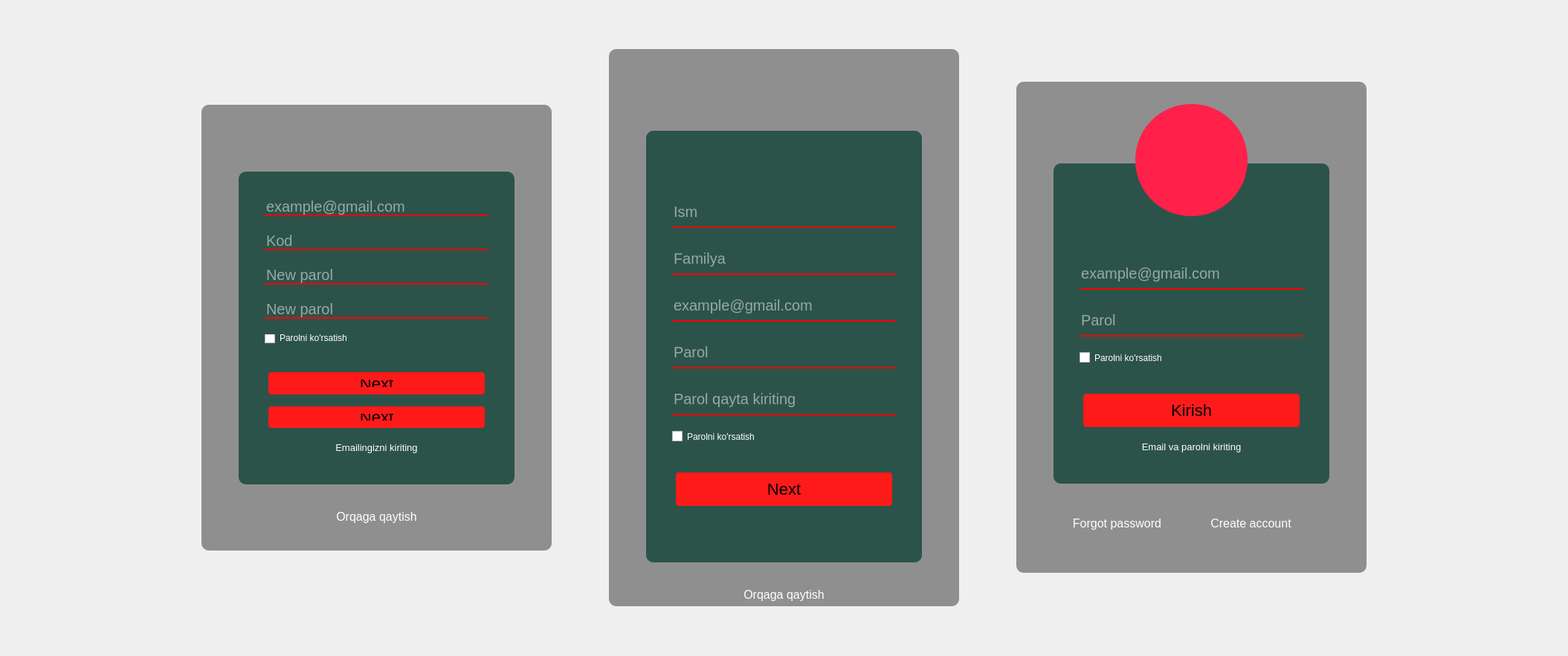
<?xml version="1.0" encoding="UTF-8"?>
<ui version="4.0">
 <class>MainWindow</class>
 <widget class="QMainWindow" name="MainWindow">
  <property name="geometry">
   <rect>
    <x>0</x>
    <y>0</y>
    <width>2109</width>
    <height>883</height>
   </rect>
  </property>
  <property name="windowTitle">
   <string>Sign In</string>
  </property>
  <property name="windowIcon">
   <iconset resource="img.qrc">
    <normaloff>:/new/prefix1/Img/icons8-school.png</normaloff>:/new/prefix1/Img/icons8-school.png</iconset>
  </property>
  <property name="styleSheet">
   <string notr="true">#MainWindow{
	background-image:url(:/new/prefix1/Img/background.png);
	background-repeat: no-repeat;
 	 background-position: top right;
}</string>
  </property>
  <widget class="QWidget" name="centralwidget">
   <layout class="QGridLayout" name="gridLayout">
    <property name="leftMargin">
     <number>200</number>
    </property>
    <property name="topMargin">
     <number>30</number>
    </property>
    <property name="rightMargin">
     <number>200</number>
    </property>
    <property name="bottomMargin">
     <number>30</number>
    </property>
    <item row="0" column="2">
     <widget class="QFrame" name="frame_2">
      <property name="minimumSize">
       <size>
        <width>471</width>
        <height>661</height>
       </size>
      </property>
      <property name="maximumSize">
       <size>
        <width>471</width>
        <height>661</height>
       </size>
      </property>
      <property name="styleSheet">
       <string notr="true">#frame_2{
border-radius:10px ;
background-color: rgba(0,0,0,0.4);
}</string>
      </property>
      <property name="frameShape">
       <enum>QFrame::StyledPanel</enum>
      </property>
      <property name="frameShadow">
       <enum>QFrame::Raised</enum>
      </property>
      <widget class="QFrame" name="frame">
       <property name="geometry">
        <rect>
         <x>50</x>
         <y>110</y>
         <width>371</width>
         <height>431</height>
        </rect>
       </property>
       <property name="styleSheet">
        <string notr="true">#frame{
    border-radius:10px ;
	background-color: rgba(1, 57, 44, 0.7);
} </string>
       </property>
       <property name="frameShape">
        <enum>QFrame::StyledPanel</enum>
       </property>
       <property name="frameShadow">
        <enum>QFrame::Raised</enum>
       </property>
       <layout class="QGridLayout" name="gridLayout_2">
        <property name="leftMargin">
         <number>35</number>
        </property>
        <property name="topMargin">
         <number>35</number>
        </property>
        <property name="rightMargin">
         <number>35</number>
        </property>
        <property name="bottomMargin">
         <number>35</number>
        </property>
        <item row="2" column="0">
         <widget class="QLineEdit" name="password">
          <property name="styleSheet">
           <string notr="true">height:40px;
color: #fff;
font-size:20px;
margin-bottom:15px;
background-color: rgba(1, 57, 44, 0);
border:none;
border-bottom: 2px solid red;</string>
          </property>
          <property name="echoMode">
           <enum>QLineEdit::Password</enum>
          </property>
          <property name="placeholderText">
           <string>Parol</string>
          </property>
         </widget>
        </item>
        <item row="4" column="0">
         <widget class="QPushButton" name="kirish">
          <property name="cursor">
           <cursorShape>PointingHandCursor</cursorShape>
          </property>
          <property name="styleSheet">
           <string notr="true">.QPushButton {
  border-radius: 4px;
  background-color: #ff1a1a;
  border: none;
  color: #000;
  text-align: center;
  font-size: 22px;
  padding: 10px;
  margin: 5px;
}
.QPushButton:hover{
  border-radius: 5px;
  background-color: #e6005c;
  margin: 3px;
  color:#FFF;
}</string>
          </property>
          <property name="text">
           <string>Kirish</string>
          </property>
         </widget>
        </item>
        <item row="1" column="0">
         <widget class="QLineEdit" name="email">
          <property name="styleSheet">
           <string notr="true">height:40px;
color: #fff;
font-size:20px;
margin-bottom:15px;
background-color: rgba(1, 57, 44, 0);
border:none;
border-bottom: 2px solid red;</string>
          </property>
          <property name="placeholderText">
           <string>example@gmail.com</string>
          </property>
         </widget>
        </item>
        <item row="5" column="0">
         <widget class="QLabel" name="label">
          <property name="sizePolicy">
           <sizepolicy hsizetype="Preferred" vsizetype="Fixed">
            <horstretch>0</horstretch>
            <verstretch>0</verstretch>
           </sizepolicy>
          </property>
          <property name="minimumSize">
           <size>
            <width>0</width>
            <height>30</height>
           </size>
          </property>
          <property name="font">
           <font>
            <pointsize>10</pointsize>
           </font>
          </property>
          <property name="styleSheet">
           <string notr="true">color: rgb(255, 255, 255); </string>
          </property>
          <property name="text">
           <string>Email va parolni kiriting</string>
          </property>
          <property name="alignment">
           <set>Qt::AlignCenter</set>
          </property>
         </widget>
        </item>
        <item row="0" column="0">
         <spacer name="verticalSpacer">
          <property name="orientation">
           <enum>Qt::Vertical</enum>
          </property>
          <property name="sizeHint" stdset="0">
           <size>
            <width>20</width>
            <height>40</height>
           </size>
          </property>
         </spacer>
        </item>
        <item row="3" column="0">
         <widget class="QCheckBox" name="checkBox">
          <property name="styleSheet">
           <string notr="true">margin-bottom:30px;
color: rgb(255, 255, 255);</string>
          </property>
          <property name="text">
           <string>Parolni ko'rsatish</string>
          </property>
         </widget>
        </item>
       </layout>
      </widget>
      <widget class="QPushButton" name="forgot">
       <property name="geometry">
        <rect>
         <x>70</x>
         <y>580</y>
         <width>131</width>
         <height>28</height>
        </rect>
       </property>
       <property name="cursor">
        <cursorShape>PointingHandCursor</cursorShape>
       </property>
       <property name="styleSheet">
        <string notr="true">.QPushButton {
 background-color: rgba(255, 255, 255,0);
  border: none;
  color: #fff;
  text-align: center;
 font-size: 16px;
}
.QPushButton:hover{
  background-color: rgba(255, 255, 255,0);
 color:rgb(0, 255, 0);
 font-size: 16px;
} </string>
       </property>
       <property name="text">
        <string>Forgot password</string>
       </property>
      </widget>
      <widget class="QPushButton" name="acount_icon">
       <property name="geometry">
        <rect>
         <x>160</x>
         <y>30</y>
         <width>151</width>
         <height>151</height>
        </rect>
       </property>
       <property name="styleSheet">
        <string notr="true">
	background-color: rgb(255, 33, 73);
	border-radius:75px;
</string>
       </property>
       <property name="text">
        <string/>
       </property>
       <property name="icon">
        <iconset resource="img.qrc">
         <normaloff>:/new/prefix1/Img/user_log.png</normaloff>:/new/prefix1/Img/user_log.png</iconset>
       </property>
       <property name="iconSize">
        <size>
         <width>150</width>
         <height>150</height>
        </size>
       </property>
      </widget>
      <widget class="QPushButton" name="create_acount">
       <property name="geometry">
        <rect>
         <x>260</x>
         <y>580</y>
         <width>111</width>
         <height>28</height>
        </rect>
       </property>
       <property name="cursor">
        <cursorShape>PointingHandCursor</cursorShape>
       </property>
       <property name="styleSheet">
        <string notr="true">.QPushButton {
 background-color: rgba(255, 255, 255,0);
  border: none;
  color: #fff;
  text-align: center;
 font-size: 16px;
}
.QPushButton:hover{
  background-color: rgba(255, 255, 255,0);
 color:rgb(0, 255, 0);
 font-size: 16px;
} </string>
       </property>
       <property name="text">
        <string>Create account</string>
       </property>
      </widget>
     </widget>
    </item>
    <item row="0" column="1">
     <widget class="QFrame" name="frame_3">
      <property name="minimumSize">
       <size>
        <width>471</width>
        <height>750</height>
       </size>
      </property>
      <property name="maximumSize">
       <size>
        <width>471</width>
        <height>800</height>
       </size>
      </property>
      <property name="styleSheet">
       <string notr="true">#frame_3{
border-radius:10px ;
background-color: rgba(0,0,0,0.4);
}</string>
      </property>
      <property name="frameShape">
       <enum>QFrame::StyledPanel</enum>
      </property>
      <property name="frameShadow">
       <enum>QFrame::Raised</enum>
      </property>
      <widget class="QFrame" name="frame_4">
       <property name="geometry">
        <rect>
         <x>50</x>
         <y>110</y>
         <width>371</width>
         <height>581</height>
        </rect>
       </property>
       <property name="styleSheet">
        <string notr="true">#frame_4{
    border-radius:10px ;
	background-color: rgba(1, 57, 44, 0.7);
} </string>
       </property>
       <property name="frameShape">
        <enum>QFrame::StyledPanel</enum>
       </property>
       <property name="frameShadow">
        <enum>QFrame::Raised</enum>
       </property>
       <layout class="QGridLayout" name="gridLayout_3">
        <property name="leftMargin">
         <number>35</number>
        </property>
        <property name="topMargin">
         <number>35</number>
        </property>
        <property name="rightMargin">
         <number>35</number>
        </property>
        <property name="bottomMargin">
         <number>35</number>
        </property>
        <item row="0" column="0">
         <spacer name="verticalSpacer_2">
          <property name="orientation">
           <enum>Qt::Vertical</enum>
          </property>
          <property name="sizeHint" stdset="0">
           <size>
            <width>20</width>
            <height>40</height>
           </size>
          </property>
         </spacer>
        </item>
        <item row="7" column="0">
         <widget class="QPushButton" name="signUp">
          <property name="cursor">
           <cursorShape>PointingHandCursor</cursorShape>
          </property>
          <property name="styleSheet">
           <string notr="true">.QPushButton {
  border-radius: 4px;
  background-color: #ff1a1a;
  border: none;
  color: #000;
  text-align: center;
  font-size: 22px;
  padding: 10px;
  margin: 5px;
}
.QPushButton:hover{
  border-radius: 5px;
  background-color: #e6005c;
  margin: 3px;
  color:#FFF;
}</string>
          </property>
          <property name="text">
           <string>Next</string>
          </property>
         </widget>
        </item>
        <item row="8" column="0">
         <widget class="QLabel" name="label_2">
          <property name="sizePolicy">
           <sizepolicy hsizetype="Preferred" vsizetype="Fixed">
            <horstretch>0</horstretch>
            <verstretch>0</verstretch>
           </sizepolicy>
          </property>
          <property name="minimumSize">
           <size>
            <width>0</width>
            <height>30</height>
           </size>
          </property>
          <property name="font">
           <font>
            <pointsize>10</pointsize>
           </font>
          </property>
          <property name="styleSheet">
           <string notr="true">color: rgb(255, 255, 255); </string>
          </property>
          <property name="text">
           <string/>
          </property>
          <property name="alignment">
           <set>Qt::AlignCenter</set>
          </property>
         </widget>
        </item>
        <item row="6" column="0">
         <widget class="QCheckBox" name="checkBox_2">
          <property name="styleSheet">
           <string notr="true">margin-bottom:30px;
color: rgb(255, 255, 255);</string>
          </property>
          <property name="text">
           <string>Parolni ko'rsatish</string>
          </property>
         </widget>
        </item>
        <item row="3" column="0">
         <widget class="QLineEdit" name="email_c">
          <property name="styleSheet">
           <string notr="true">height:40px;
color: #fff;
font-size:20px;
margin-bottom:15px;
background-color: rgba(1, 57, 44, 0);
border:none;
border-bottom: 2px solid red;</string>
          </property>
          <property name="placeholderText">
           <string>example@gmail.com</string>
          </property>
         </widget>
        </item>
        <item row="4" column="0">
         <widget class="QLineEdit" name="password1">
          <property name="styleSheet">
           <string notr="true">height:40px;
color: #fff;
font-size:20px;
margin-bottom:15px;
background-color: rgba(1, 57, 44, 0);
border:none;
border-bottom: 2px solid red;</string>
          </property>
          <property name="echoMode">
           <enum>QLineEdit::Password</enum>
          </property>
          <property name="placeholderText">
           <string>Parol</string>
          </property>
         </widget>
        </item>
        <item row="1" column="0">
         <widget class="QLineEdit" name="ism">
          <property name="styleSheet">
           <string notr="true">height:40px;
color: #fff;
font-size:20px;
margin-bottom:15px;
background-color: rgba(1, 57, 44, 0);
border:none;
border-bottom: 2px solid red;</string>
          </property>
          <property name="placeholderText">
           <string>Ism</string>
          </property>
         </widget>
        </item>
        <item row="2" column="0">
         <widget class="QLineEdit" name="fam">
          <property name="styleSheet">
           <string notr="true">height:40px;
color: #fff;
font-size:20px;
margin-bottom:15px;
background-color: rgba(1, 57, 44, 0);
border:none;
border-bottom: 2px solid red;</string>
          </property>
          <property name="placeholderText">
           <string>Familya</string>
          </property>
         </widget>
        </item>
        <item row="5" column="0">
         <widget class="QLineEdit" name="password2">
          <property name="styleSheet">
           <string notr="true">height:40px;
color: #fff;
font-size:20px;
margin-bottom:15px;
background-color: rgba(1, 57, 44, 0);
border:none;
border-bottom: 2px solid red;</string>
          </property>
          <property name="echoMode">
           <enum>QLineEdit::Password</enum>
          </property>
          <property name="placeholderText">
           <string>Parol qayta kiriting</string>
          </property>
         </widget>
        </item>
       </layout>
      </widget>
      <widget class="QPushButton" name="acount_icon_2">
       <property name="geometry">
        <rect>
         <x>160</x>
         <y>30</y>
         <width>151</width>
         <height>151</height>
        </rect>
       </property>
       <property name="cursor">
        <cursorShape>PointingHandCursor</cursorShape>
       </property>
       <property name="styleSheet">
        <string notr="true">
	background-color: rgba(255, 33, 73,0);
	border-radius:75px;
</string>
       </property>
       <property name="text">
        <string/>
       </property>
       <property name="icon">
        <iconset resource="img.qrc">
         <normaloff>:/new/prefix1/Img/user_log.png</normaloff>:/new/prefix1/Img/user_log.png</iconset>
       </property>
       <property name="iconSize">
        <size>
         <width>150</width>
         <height>150</height>
        </size>
       </property>
      </widget>
      <widget class="QPushButton" name="orqaga_2">
       <property name="geometry">
        <rect>
         <x>160</x>
         <y>720</y>
         <width>151</width>
         <height>28</height>
        </rect>
       </property>
       <property name="cursor">
        <cursorShape>PointingHandCursor</cursorShape>
       </property>
       <property name="styleSheet">
        <string notr="true">.QPushButton {
 background-color: rgba(255, 255, 255,0);
  border: none;
  color: #fff;
  text-align: center;
 font-size: 16px;
}
.QPushButton:hover{
  background-color: rgba(255, 255, 255,0);
 color:rgb(0, 255, 0);
 font-size: 16px;
} </string>
       </property>
       <property name="text">
        <string>Orqaga qaytish</string>
       </property>
      </widget>
     </widget>
    </item>
    <item row="0" column="0">
     <widget class="QFrame" name="frame_5">
      <property name="minimumSize">
       <size>
        <width>471</width>
        <height>600</height>
       </size>
      </property>
      <property name="maximumSize">
       <size>
        <width>471</width>
        <height>600</height>
       </size>
      </property>
      <property name="styleSheet">
       <string notr="true">#frame_5{
border-radius:10px ;
background-color: rgba(0,0,0,0.4);
}</string>
      </property>
      <property name="frameShape">
       <enum>QFrame::StyledPanel</enum>
      </property>
      <property name="frameShadow">
       <enum>QFrame::Raised</enum>
      </property>
      <widget class="QPushButton" name="orqaga">
       <property name="geometry">
        <rect>
         <x>160</x>
         <y>540</y>
         <width>151</width>
         <height>28</height>
        </rect>
       </property>
       <property name="cursor">
        <cursorShape>PointingHandCursor</cursorShape>
       </property>
       <property name="styleSheet">
        <string notr="true">.QPushButton {
 background-color: rgba(255, 255, 255,0);
  border: none;
  color: #fff;
  text-align: center;
 font-size: 16px;
}
.QPushButton:hover{
  background-color: rgba(255, 255, 255,0);
 color:rgb(0, 255, 0);
 font-size: 16px;
} </string>
       </property>
       <property name="text">
        <string>Orqaga qaytish</string>
       </property>
      </widget>
      <widget class="QFrame" name="frame_7">
       <property name="geometry">
        <rect>
         <x>50</x>
         <y>90</y>
         <width>371</width>
         <height>421</height>
        </rect>
       </property>
       <property name="styleSheet">
        <string notr="true">#frame_7{
    border-radius:10px ;
	background-color: rgba(1, 57, 44, 0.7);
} </string>
       </property>
       <property name="frameShape">
        <enum>QFrame::StyledPanel</enum>
       </property>
       <property name="frameShadow">
        <enum>QFrame::Raised</enum>
       </property>
       <layout class="QGridLayout" name="gridLayout_4">
        <property name="leftMargin">
         <number>35</number>
        </property>
        <property name="topMargin">
         <number>35</number>
        </property>
        <property name="rightMargin">
         <number>35</number>
        </property>
        <property name="bottomMargin">
         <number>35</number>
        </property>
        <item row="2" column="0">
         <widget class="QLineEdit" name="newparol1">
          <property name="styleSheet">
           <string notr="true">height:40px;
color: #fff;
font-size:20px;
margin-bottom:15px;
background-color: rgba(1, 57, 44, 0);
border:none;
border-bottom: 2px solid red;</string>
          </property>
          <property name="echoMode">
           <enum>QLineEdit::Password</enum>
          </property>
          <property name="placeholderText">
           <string>New parol</string>
          </property>
         </widget>
        </item>
        <item row="4" column="0">
         <widget class="QCheckBox" name="checkBox_3">
          <property name="styleSheet">
           <string notr="true">margin-bottom:30px;
color: rgb(255, 255, 255);</string>
          </property>
          <property name="text">
           <string>Parolni ko'rsatish</string>
          </property>
         </widget>
        </item>
        <item row="5" column="0">
         <widget class="QPushButton" name="forgotNext">
          <property name="cursor">
           <cursorShape>PointingHandCursor</cursorShape>
          </property>
          <property name="styleSheet">
           <string notr="true">.QPushButton {
  border-radius: 4px;
  background-color: #ff1a1a;
  border: none;
  color: #000;
  text-align: center;
  font-size: 22px;
  padding: 10px;
  margin: 5px;
}
.QPushButton:hover{
  border-radius: 5px;
  background-color: #e6005c;
  margin: 3px;
  color:#FFF;
}</string>
          </property>
          <property name="text">
           <string>Next</string>
          </property>
         </widget>
        </item>
        <item row="3" column="0">
         <widget class="QLineEdit" name="newparol2">
          <property name="styleSheet">
           <string notr="true">height:40px;
color: #fff;
font-size:20px;
margin-bottom:15px;
background-color: rgba(1, 57, 44, 0);
border:none;
border-bottom: 2px solid red;</string>
          </property>
          <property name="echoMode">
           <enum>QLineEdit::Password</enum>
          </property>
          <property name="placeholderText">
           <string>New parol</string>
          </property>
         </widget>
        </item>
        <item row="7" column="0">
         <widget class="QLabel" name="label_3">
          <property name="sizePolicy">
           <sizepolicy hsizetype="Preferred" vsizetype="Fixed">
            <horstretch>0</horstretch>
            <verstretch>0</verstretch>
           </sizepolicy>
          </property>
          <property name="minimumSize">
           <size>
            <width>0</width>
            <height>30</height>
           </size>
          </property>
          <property name="font">
           <font>
            <pointsize>10</pointsize>
           </font>
          </property>
          <property name="styleSheet">
           <string notr="true">color: rgb(255, 255, 255); </string>
          </property>
          <property name="text">
           <string>Emailingizni kiriting</string>
          </property>
          <property name="alignment">
           <set>Qt::AlignCenter</set>
          </property>
         </widget>
        </item>
        <item row="0" column="0">
         <widget class="QLineEdit" name="email_2">
          <property name="styleSheet">
           <string notr="true">height:40px;
color: #fff;
font-size:20px;
margin-bottom:15px;
background-color: rgba(1, 57, 44, 0);
border:none;
border-bottom: 2px solid red;</string>
          </property>
          <property name="placeholderText">
           <string>example@gmail.com</string>
          </property>
         </widget>
        </item>
        <item row="1" column="0">
         <widget class="QLineEdit" name="kod">
          <property name="styleSheet">
           <string notr="true">height:40px;
color: #fff;
font-size:20px;
margin-bottom:15px;
background-color: rgba(1, 57, 44, 0);
border:none;
border-bottom: 2px solid red;</string>
          </property>
          <property name="placeholderText">
           <string>Kod</string>
          </property>
         </widget>
        </item>
        <item row="6" column="0">
         <widget class="QPushButton" name="kirishForgot">
          <property name="cursor">
           <cursorShape>PointingHandCursor</cursorShape>
          </property>
          <property name="styleSheet">
           <string notr="true">.QPushButton {
  border-radius: 4px;
  background-color: #ff1a1a;
  border: none;
  color: #000;
  text-align: center;
  font-size: 22px;
  padding: 10px;
  margin: 5px;
}
.QPushButton:hover{
  border-radius: 5px;
  background-color: #e6005c;
  margin: 3px;
  color:#FFF;
}</string>
          </property>
          <property name="text">
           <string>Next</string>
          </property>
         </widget>
        </item>
       </layout>
      </widget>
     </widget>
    </item>
   </layout>
  </widget>
  <widget class="QMenuBar" name="menubar">
   <property name="geometry">
    <rect>
     <x>0</x>
     <y>0</y>
     <width>2109</width>
     <height>26</height>
    </rect>
   </property>
  </widget>
 </widget>
 <tabstops>
  <tabstop>email</tabstop>
  <tabstop>password</tabstop>
  <tabstop>kirish</tabstop>
  <tabstop>create_acount</tabstop>
  <tabstop>forgot</tabstop>
  <tabstop>checkBox</tabstop>
  <tabstop>acount_icon_2</tabstop>
  <tabstop>ism</tabstop>
  <tabstop>fam</tabstop>
  <tabstop>email_c</tabstop>
  <tabstop>password1</tabstop>
  <tabstop>password2</tabstop>
  <tabstop>checkBox_2</tabstop>
  <tabstop>signUp</tabstop>
  <tabstop>orqaga_2</tabstop>
  <tabstop>email_2</tabstop>
  <tabstop>kod</tabstop>
  <tabstop>newparol1</tabstop>
  <tabstop>newparol2</tabstop>
  <tabstop>checkBox_3</tabstop>
  <tabstop>forgotNext</tabstop>
  <tabstop>kirishForgot</tabstop>
  <tabstop>orqaga</tabstop>
  <tabstop>acount_icon</tabstop>
 </tabstops>
 <resources>
  <include location="img.qrc"/>
 </resources>
 <connections/>
</ui>
